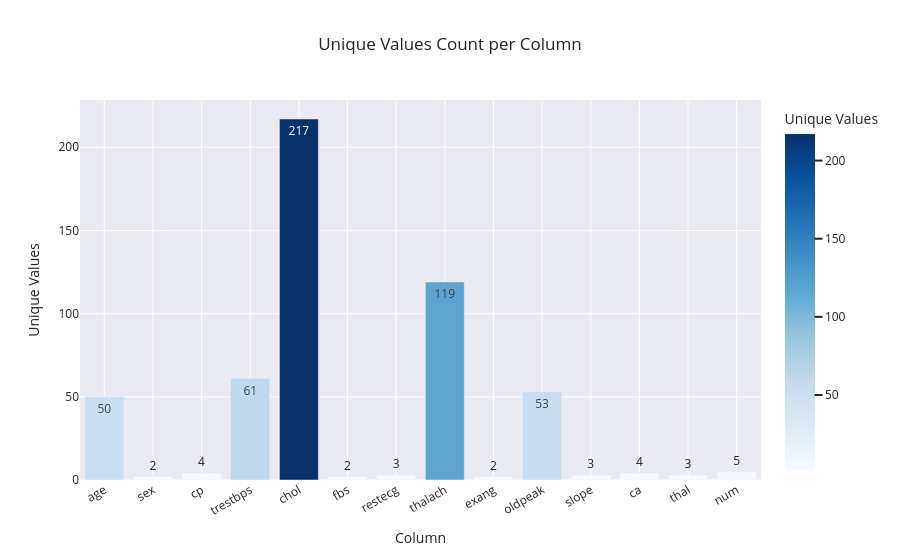

This figure's notebook cell:
### Markdown cell above
### Unique values

### Code cell
unique_vals = df.nunique().reset_index()
unique_vals.columns = ['Column', 'Unique Values']

fig = px.bar(unique_vals, x='Column', y='Unique Values',
             title='Unique Values Count per Column',
             color='Unique Values', color_continuous_scale='Blues',
             text='Unique Values')
fig.update_layout(xaxis_tickangle=-30)
fig.show()

print(unique_vals.to_string(index=False))

### Figure 1 — Plotly figure (JSON) as saved in the notebook; plotly's stock layout.template omitted (floating-point values rounded to 4 significant figures)
{"data": [{"hovertemplate": "Column=%{x}<br>Unique Values=%{marker.color}<extra></extra>", "legendgroup": "", "marker": {"color": [50, 2, 4, 61, 217, 2, 3, 119, 2, 53, 3, 4, 3, 5], "coloraxis": "coloraxis", "pattern": {"shape": ""}}, "name": "", "orientation": "v", "showlegend": false, "text": [50.0, 2.0, 4.0, 61.0, 217.0, 2.0, 3.0, 119.0, 2.0, 53.0, 3.0, 4.0, 3.0, 5.0], "textposition": "auto", "type": "bar", "x": ["age", "sex", "cp", "trestbps", "chol", "fbs", "restecg", "thalach", "exang", "oldpeak", "slope", "ca", "thal", "num"], "xaxis": "x", "y": [50, 2, 4, 61, 217, 2, 3, 119, 2, 53, 3, 4, 3, 5], "yaxis": "y"}], "layout": {"barmode": "relative", "coloraxis": {"colorbar": {"title": {"text": "Unique Values"}}, "colorscale": [[0, "rgb(247,251,255)"], [0.125, "rgb(222,235,247)"], [0.25, "rgb(198,219,239)"], [0.375, "rgb(158,202,225)"], [0.5, "rgb(107,174,214)"], [0.625, "rgb(66,146,198)"], [0.75, "rgb(33,113,181)"], [0.875, "rgb(8,81,156)"], [1, "rgb(8,48,107)"]]}, "legend": {"tracegroupgap": 0}, "title": {"text": "Unique Values Count per Column"}, "xaxis": {"anchor": "y", "domain": [0, 1], "tickangle": -30, "title": {"text": "Column"}}, "yaxis": {"anchor": "x", "domain": [0, 1], "title": {"text": "Unique Values"}}}}
